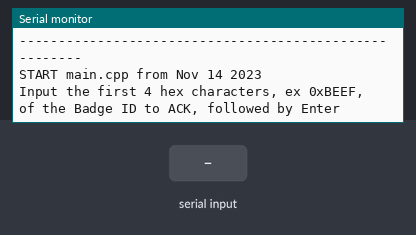
Simulated run of this program. Board: Arduino Uno, built with avr-gcc and run on an emulated ATmega328P. On the bench: the last lines printed to the serial monitor. The test bench sets the inputs (shaded band). Random numbers use the default seed unless the program sets one.

Above: at 1.2 s.
1.3 s: "90 45 200\n" received over Serial
At 1.8 s:
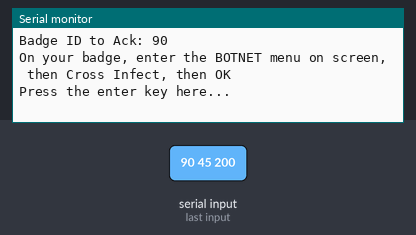
2.8 s: byte 32 (' ') received over Serial
At 3.5 s:
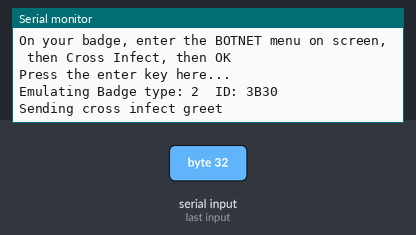

The program:

main.cpp
```cpp
/* Board: Arduino Uno
 * Purpose: Faking WGCTF22 Badge Cross Infection IR signals
 * IR LED: GND --- LED --- 100 ohm resistor --- D3
*/
#include <Arduino.h>
#include <IRremote.h>

#define DEBUG_ENABLED

#ifdef DEBUG_ENABLED
  #define DEBUG_PRINT(x) Serial.print(x)
  #define DEBUG_PRINTLN(x) Serial.println(x)
  #define DEBUG_PRINTLN_HEX(x) Serial.println(x, HEX)
#else
  #define DEBUG_PRINT(x)
  #define DEBUG_PRINTLN(x)
  #define DEBUG_PRINTLN_HEX(x)
#endif

union split32 {
    uint32_t fullHex;
    uint16_t splitHex[2];
};

uint32_t badgeID;
uint16_t badgeIDtoAck;
unsigned int badgeType;
unsigned long mutation = 0xFFFFFFFF;
unsigned long variant  = 0xFFFFFFFF;

String ack_str = "";
int wait = 10;
bool wait_for_input = false;

void sendCrossInfectMessage(unsigned int badgeID, unsigned long mutation, unsigned long variant, unsigned int badgeType)
{
    DEBUG_PRINTLN("Sending cross infect greet");

    split32 badgeIdSplit;
    badgeIdSplit.fullHex = badgeID;
    split32 mutationSplit;
    mutationSplit.fullHex = mutation;
    split32 variantSplit;
    variantSplit.fullHex = variant;

    IrSender.sendNEC(badgeIdSplit.splitHex[0], 0x01, 2);
    delay(50);
    IrSender.sendNEC(badgeIdSplit.splitHex[1], 0x02, 2);
    delay(50);
    IrSender.sendNEC(mutationSplit.splitHex[0], 0x03, 2);
    delay(50);
    IrSender.sendNEC(mutationSplit.splitHex[1], 0x04, 2);
    delay(50);
    IrSender.sendNEC(variantSplit.splitHex[0], 0x05, 2);
    delay(50);
    IrSender.sendNEC(variantSplit.splitHex[1], 0x06, 2);
    delay(50);
    IrSender.sendNEC(badgeType, 0x07, 1);
    delay(50);
}

void sendCrossInfectAck(uint16_t msgBadgeId)
{
    DEBUG_PRINTLN("Sending cross infect ACK");
    IrSender.sendNEC(msgBadgeId, 0x08, 2);
    delay(50);
}

// ----------------------------------------------------------------------------

void setup() {
  Serial.begin(115200);
  Serial.setTimeout(10000);
  DEBUG_PRINTLN("-------------------------------------------------------");
  DEBUG_PRINTLN(F("START " __FILE__ " from " __DATE__));

  IrSender.begin(3);

  randomSeed(analogRead(0));

  DEBUG_PRINTLN();
  DEBUG_PRINTLN("Input the first 4 hex characters, ex 0xBEEF, of the Badge ID to ACK, followed by Enter");
}

void loop() {

  if(Serial.available() > 0 && ack_str == "") {
      ack_str = Serial.readStringUntil('\n');
      badgeIDtoAck = strtol(ack_str.c_str(), NULL, 16);
      DEBUG_PRINT("Badge ID to Ack: ");
      DEBUG_PRINTLN_HEX(badgeIDtoAck);
      DEBUG_PRINTLN("On your badge, enter the BOTNET menu on screen, then Cross Infect, then OK");
      DEBUG_PRINTLN("Press the enter key here...");
      DEBUG_PRINTLN();
      while(Serial.available() == 0) {}
  }

  if( ack_str != "" && wait_for_input == false ) {
    badgeType = random(0, 3);
    badgeID   = random(1, 0xFFFF);
    DEBUG_PRINT("Emulating Badge type: ");
    DEBUG_PRINT(badgeType);
    DEBUG_PRINT("  ID: ");
    DEBUG_PRINTLN_HEX(badgeID);

    for(int i = 0; i<3; i++){
      sendCrossInfectMessage(badgeID, mutation, variant, badgeType);
      sendCrossInfectAck(badgeIDtoAck);
    }

    DEBUG_PRINTLN();
    DEBUG_PRINTLN("Press the space bar ...");
    wait_for_input = true;
  }

  if( ack_str != "" && wait_for_input == true ) {
    char input = Serial.read();
    if( input == ' ' ) {
      wait_for_input = false;
      DEBUG_PRINTLN();
    }
  }

}
```

Measured:
- after the input at 1.3 s, the serial monitor: prints a new line at once (image 1)
- after the input at 2.8 s, the serial monitor: prints a new line at once (image 2)
